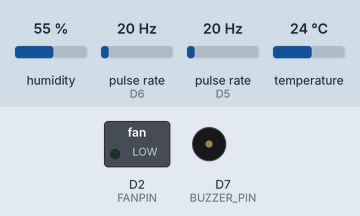
Bench run of a sketch on a simulated ESP8266 (NodeMCU). Shown: switched loads named in the sketch (green lamp = pin HIGH), buzzer (waves = sounding, pin HIGH). Wiring (inferred from the names in the program): 2 × pulse sensor: data D6 / data D5. Inputs (shaded band) come from the test bench; at power-on: temperature 24 °C, humidity 55 %, pulse rate (sensors on D6, D5) 20 Hz. WiFi joins after 1.5 s; servers stay silent unless stated; no MQTT or app messages arrive unless stated; what the sketch prints to the serial monitor is not drawn.

Above: at 2.7 s.
2.8 s: temperature set to 24.7 °C
7.2 s: temperature set to 25.7 °C
At 10.8 s:
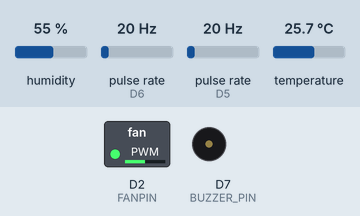
11.5 s: temperature set to 41 °C
At 15.3 s:
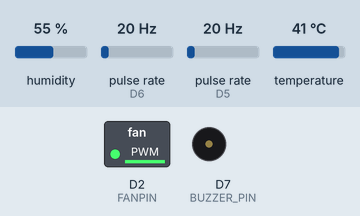
19.5 s: temperature set to 35.8 °C
23.2 s: temperature set to 34.6 °C
At 24.4 s:
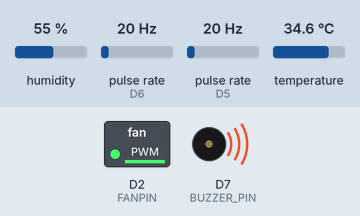
27.5 s: temperature set to 28 °C
At 30.9 s:
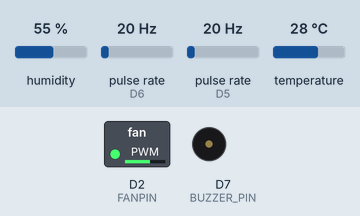
Timing chart, 0 to 32.4 s (numbered marks = the images above; inputs shaded):
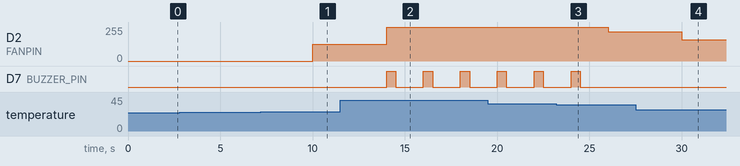

The sketch:

ESPFanControl.ino
```cpp
#include <ESP8266WiFi.h>
#include <PubSubClient.h>
#include <DHT.h>
#include <ArduinoOTA.h>
#include "config.h"

// Global objects
WiFiClient espClient;
PubSubClient client(espClient);
DHT dht(DHTPIN, DHTTYPE);

// State Variables
unsigned long lastRPMTime = 0;
unsigned long lastReadingTime = 0;
volatile int fan1_pulse_count = 0, fan2_pulse_count = 0;
int fan1_rpm = 0, fan2_rpm = 0;

// Helper function prototypes
void setupWifi();
void reconnectMQTT();
void publishData();
void updateFanSpeed();
void updateBuzzer(bool state);
void checkFanStatus();

// ISR for fan RPM counting
void IRAM_ATTR fan1TachISR() {
  fan1_pulse_count++;
}

void IRAM_ATTR fan2TachISR() {
  fan2_pulse_count++;
}

void setup() {
  Serial.begin(115200);
  dht.begin();

  // Configure pins
  pinMode(FANPIN, OUTPUT);
  pinMode(BUZZER_PIN, OUTPUT);
  pinMode(FAN1_TACH_PIN, INPUT_PULLUP);
  pinMode(FAN2_TACH_PIN, INPUT_PULLUP);

  // Attach interrupts for fan tachometer signals
  attachInterrupt(digitalPinToInterrupt(FAN1_TACH_PIN), fan1TachISR, FALLING);
  attachInterrupt(digitalPinToInterrupt(FAN2_TACH_PIN), fan2TachISR, FALLING);

  // Setup WiFi and MQTT
  setupWifi();
  client.setServer(MQTT_SERVER, MQTT_PORT);

  // Initialize OTA
  ArduinoOTA.onStart([]() {
    String type;
    if (ArduinoOTA.getCommand() == U_FLASH) {
      type = "sketch";
    } else { // U_SPIFFS
      type = "filesystem";
    }
    Serial.println("Start updating " + type);
  });
  ArduinoOTA.onEnd([]() {
    Serial.println("\nEnd");
  });
  ArduinoOTA.onProgress([](unsigned int progress, unsigned int total) {
    Serial.printf("Progress: %u%%\r", (progress / (total / 100)));
  });
  ArduinoOTA.onError([](ota_error_t error) {
    Serial.printf("Error[%u]: ", error);
    if (error == OTA_AUTH_ERROR) {
      Serial.println("Auth Failed");
    } else if (error == OTA_BEGIN_ERROR) {
      Serial.println("Begin Failed");
    } else if (error == OTA_CONNECT_ERROR) {
      Serial.println("Connect Failed");
    } else if (error == OTA_RECEIVE_ERROR) {
      Serial.println("Receive Failed");
    } else if (error == OTA_END_ERROR) {
      Serial.println("End Failed");
    }
  });
  ArduinoOTA.begin();
}

void loop() {
  unsigned long currentMillis = millis();

    // Handle OTA updates
  ArduinoOTA.handle();

  // Reconnect MQTT if needed
  if (!client.connected()) {
    reconnectMQTT();
  }
  client.loop();

  // Update RPM and check fan status at intervals
  if (currentMillis - lastRPMTime >= INTERVAL) {
    checkFanStatus();
    lastRPMTime = currentMillis;
  }

  // Read temperature, humidity, and control fan speed at intervals
  if (currentMillis - lastReadingTime >= READING_INTERVAL) {
    updateFanSpeed();
    lastReadingTime = currentMillis;
  }
}

// Connect to WiFi
void setupWifi() {
  Serial.println("Connecting to Wi-Fi...");
  WiFi.begin(WIFI_SSID, WIFI_PASSWORD);

  while (WiFi.status() != WL_CONNECTED) {
    delay(500);
    Serial.print(".");
  }
  Serial.println("Connected to Wi-Fi");
}

// Reconnect to MQTT broker
void reconnectMQTT() {
  while (!client.connected()) {
    Serial.print("Connecting to MQTT broker...");
    if (client.connect(MQTT_DEVICE_NAME, MQTT_USER, MQTT_PASSWORD)) {
      Serial.println("Connected to MQTT broker");
    } else {
      Serial.print("Failed, rc=");
      Serial.print(client.state());
      Serial.println(" Try again in 5 seconds");
      delay(5000);
    }
  }
}

// Update fan speed based on temperature and humidity
void updateFanSpeed() {
  float temperature = dht.readTemperature();
  float humidity = dht.readHumidity();

  if (isnan(temperature) || isnan(humidity)) {
    analogWrite(FANPIN, 254);
    updateBuzzer(true);
    client.publish("fanControlSystem/status", "Sensor error: Failed to read from the DHT sensor!");
    return;
  }

  int fanSpeed = 0;
  if (humidity >= 60) {
    fanSpeed = 0;
    updateBuzzer(false);
  } else if (temperature > 35) {
    fanSpeed = 254;
    updateBuzzer(true);
  } else if (temperature > 30) {
    fanSpeed = map(temperature, 30, 35, 178, 229);
    updateBuzzer(false);
  } else if (temperature > 25) {
    fanSpeed = map(temperature, 25, 30, 127, 178);
    updateBuzzer(false);
  } else {
    fanSpeed = 0;
    updateBuzzer(false);
  }

  analogWrite(FANPIN, fanSpeed);

  // Publish data
  String message = "Temperature: " + String(temperature) + "C, Humidity: " + String(humidity) + "%";
  client.publish("fanControlSystem/status", message.c_str());
}

// Check fan status and calculate RPM
void checkFanStatus() {
  fan1_rpm = (fan1_pulse_count * 60) / 2;
  fan2_rpm = (fan2_pulse_count * 60) / 2;
  fan1_pulse_count = 0;
  fan2_pulse_count = 0;

  String fanStatus;
  if (fan1_rpm == 0 || fan2_rpm == 0) {
    fanStatus = "Fan failure detected!";
    updateBuzzer(true);
  } else {
    fanStatus = "Fans are operational";
    updateBuzzer(false);
  }

  client.publish("fanControlSystem/fan1RPM", String(fan1_rpm).c_str());
  client.publish("fanControlSystem/fan2RPM", String(fan2_rpm).c_str());
  client.publish("fanControlSystem/fanStatus", fanStatus.c_str());
}

// Publish data to MQTT
void publishData() {
  client.publish("fanControlSystem/temperature", String(dht.readTemperature()).c_str());
  client.publish("fanControlSystem/humidity", String(dht.readHumidity()).c_str());
}

// Control buzzer state
void updateBuzzer(bool state) {
  digitalWrite(BUZZER_PIN, state ? HIGH : LOW);
}
```

config.example.h
```cpp
// Wi-Fi Configuration
#define WIFI_SSID "your_ssid_here"          // Your Wi-Fi SSID
#define WIFI_PASSWORD "your_password_here"  // Your Wi-Fi Password

// MQTT Configuration
#define MQTT_DEVICE_NAME "ESP8266_Server_Fan_Control" // Replace with a descriptive name of your device
#define MQTT_SERVER "YOUR_MQTT_BROKER_IP"   // Replace with your MQTT broker IP
#define MQTT_PORT 1883                      // Default MQTT port, change if needed
#define MQTT_USER "YOUR_MQTT_USERNAME"      // Optional: MQTT username
#define MQTT_PASSWORD "YOUR_MQTT_PASSWORD"  // Optional: MQTT password

// DHT Sensor Configuration
#define DHTPIN D4                           // Pin for the DHT22 sensor
#define DHTTYPE DHT22                       // DHT22 sensor type

// Fan Control Pins
#define FANPIN D2                           // Fan's PWM control pin
#define FAN1_TACH_PIN D5                    // TACH signal pin for Fan 1
#define FAN2_TACH_PIN D6                    // TACH signal pin for Fan 2

// Buzzer Configuration
#define BUZZER_PIN D7                       // Pin for the buzzer

// Interval Configurations
#define INTERVAL 1000                       // Sample time in milliseconds (1 second)
#define READING_INTERVAL 2000               // Sensor reading interval in ms
```

Measured:
- the behaviour switches between 25 and 25.1 °C on temperature (found by bisection; images 0 and 1)
- the behaviour switches between 35.1 and 35 °C on temperature (found by bisection; images 2 and 3)
- after the input at 2.8 s, every drawn part: stays the same
- after the input at 7.2 s, D2 (FANPIN): 0/255 → 127/255 after 2.8 s
- after the input at 11.5 s, D2 (FANPIN): 127/255 → 254/255 after 2.5 s; D7 (BUZZER_PIN): alternates HIGH for 0.50 s and LOW for 1.5 s, starting after 2.5 s
- after the input at 23.2 s, D2 (FANPIN): 254/255 → 219/255 after 2.8 s; D7 (BUZZER_PIN): goes on until 24.5 s, then stays LOW
- after the input at 27.5 s, D2 (FANPIN): 219/255 → 158/255 after 2.5 s
